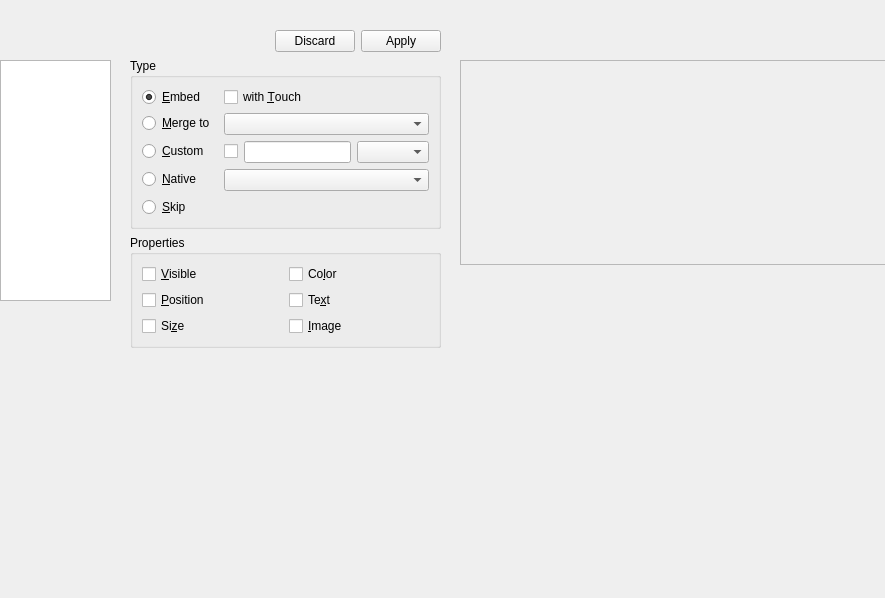
<?xml version="1.0" encoding="UTF-8"?>
<ui version="4.0">
 <class>PsdWidget</class>
 <widget class="QWidget" name="PsdWidget">
  <property name="geometry">
   <rect>
    <x>0</x>
    <y>0</y>
    <width>885</width>
    <height>598</height>
   </rect>
  </property>
  <widget class="QTreeView" name="treeView">
   <property name="geometry">
    <rect>
     <x>0</x>
     <y>60</y>
     <width>111</width>
     <height>241</height>
    </rect>
   </property>
   <property name="sizePolicy">
    <sizepolicy hsizetype="Preferred" vsizetype="Expanding">
     <horstretch>0</horstretch>
     <verstretch>0</verstretch>
    </sizepolicy>
   </property>
   <property name="selectionMode">
    <enum>QAbstractItemView::SelectionMode::ExtendedSelection</enum>
   </property>
  </widget>
  <widget class="QWidget" name="attributes" native="true">
   <property name="geometry">
    <rect>
     <x>130</x>
     <y>30</y>
     <width>311</width>
     <height>373</height>
    </rect>
   </property>
   <layout class="QVBoxLayout" name="verticalLayout">
    <item>
     <widget class="QDialogButtonBox" name="buttonBox">
      <property name="standardButtons">
       <set>QDialogButtonBox::StandardButton::Apply|QDialogButtonBox::StandardButton::Discard</set>
      </property>
     </widget>
    </item>
    <item>
     <widget class="QGroupBox" name="type">
      <property name="title">
       <string>Type</string>
      </property>
      <layout class="QFormLayout" name="formLayout">
       <item row="0" column="0">
        <widget class="QRadioButton" name="typeEmbed">
         <property name="text">
          <string>&amp;Embed</string>
         </property>
         <property name="checked">
          <bool>true</bool>
         </property>
        </widget>
       </item>
       <item row="0" column="1">
        <widget class="QCheckBox" name="embedWithTouch">
         <property name="text">
          <string>with &amp;Touch</string>
         </property>
        </widget>
       </item>
       <item row="1" column="0">
        <widget class="QRadioButton" name="typeMerge">
         <property name="text">
          <string>&amp;Merge to </string>
         </property>
        </widget>
       </item>
       <item row="1" column="1">
        <widget class="QComboBox" name="merge"/>
       </item>
       <item row="2" column="0">
        <widget class="QRadioButton" name="typeCustom">
         <property name="text">
          <string>&amp;Custom</string>
         </property>
        </widget>
       </item>
       <item row="2" column="1">
        <layout class="QHBoxLayout" name="horizontalLayout_2">
         <item>
          <widget class="QCheckBox" name="customEnabled">
           <property name="text">
            <string/>
           </property>
          </widget>
         </item>
         <item>
          <widget class="QLineEdit" name="custom"/>
         </item>
         <item>
          <widget class="QComboBox" name="customBase"/>
         </item>
        </layout>
       </item>
       <item row="3" column="0">
        <widget class="QRadioButton" name="typeNative">
         <property name="text">
          <string>&amp;Native</string>
         </property>
        </widget>
       </item>
       <item row="3" column="1">
        <widget class="QComboBox" name="nativeBase"/>
       </item>
       <item row="4" column="0">
        <widget class="QRadioButton" name="typeSkip">
         <property name="text">
          <string>&amp;Skip</string>
         </property>
        </widget>
       </item>
      </layout>
     </widget>
    </item>
    <item>
     <widget class="QGroupBox" name="properties">
      <property name="title">
       <string>Properties</string>
      </property>
      <layout class="QGridLayout" name="gridLayout">
       <item row="0" column="0">
        <widget class="QCheckBox" name="visible">
         <property name="text">
          <string>&amp;Visible</string>
         </property>
        </widget>
       </item>
       <item row="0" column="1">
        <widget class="QCheckBox" name="color">
         <property name="text">
          <string>Co&amp;lor</string>
         </property>
        </widget>
       </item>
       <item row="1" column="0">
        <widget class="QCheckBox" name="position">
         <property name="text">
          <string>&amp;Position</string>
         </property>
        </widget>
       </item>
       <item row="1" column="1">
        <widget class="QCheckBox" name="text">
         <property name="text">
          <string>Te&amp;xt</string>
         </property>
        </widget>
       </item>
       <item row="2" column="0">
        <widget class="QCheckBox" name="size">
         <property name="text">
          <string>Si&amp;ze</string>
         </property>
        </widget>
       </item>
       <item row="2" column="1">
        <widget class="QCheckBox" name="image">
         <property name="text">
          <string>&amp;Image</string>
         </property>
        </widget>
       </item>
      </layout>
     </widget>
    </item>
    <item>
     <spacer name="verticalSpacer">
      <property name="orientation">
       <enum>Qt::Orientation::Vertical</enum>
      </property>
      <property name="sizeHint" stdset="0">
       <size>
        <width>20</width>
        <height>18</height>
       </size>
      </property>
     </spacer>
    </item>
   </layout>
  </widget>
  <widget class="QScrollArea" name="scrollArea">
   <property name="geometry">
    <rect>
     <x>460</x>
     <y>60</y>
     <width>568</width>
     <height>205</height>
    </rect>
   </property>
   <property name="widgetResizable">
    <bool>false</bool>
   </property>
   <widget class="PsdView" name="psdView">
    <property name="geometry">
     <rect>
      <x>0</x>
      <y>0</y>
      <width>125</width>
      <height>205</height>
     </rect>
    </property>
   </widget>
  </widget>
 </widget>
 <customwidgets>
  <customwidget>
   <class>PsdView</class>
   <extends>QWidget</extends>
   <header>psdview.h</header>
   <container>1</container>
  </customwidget>
 </customwidgets>
 <resources/>
 <connections/>
</ui>
